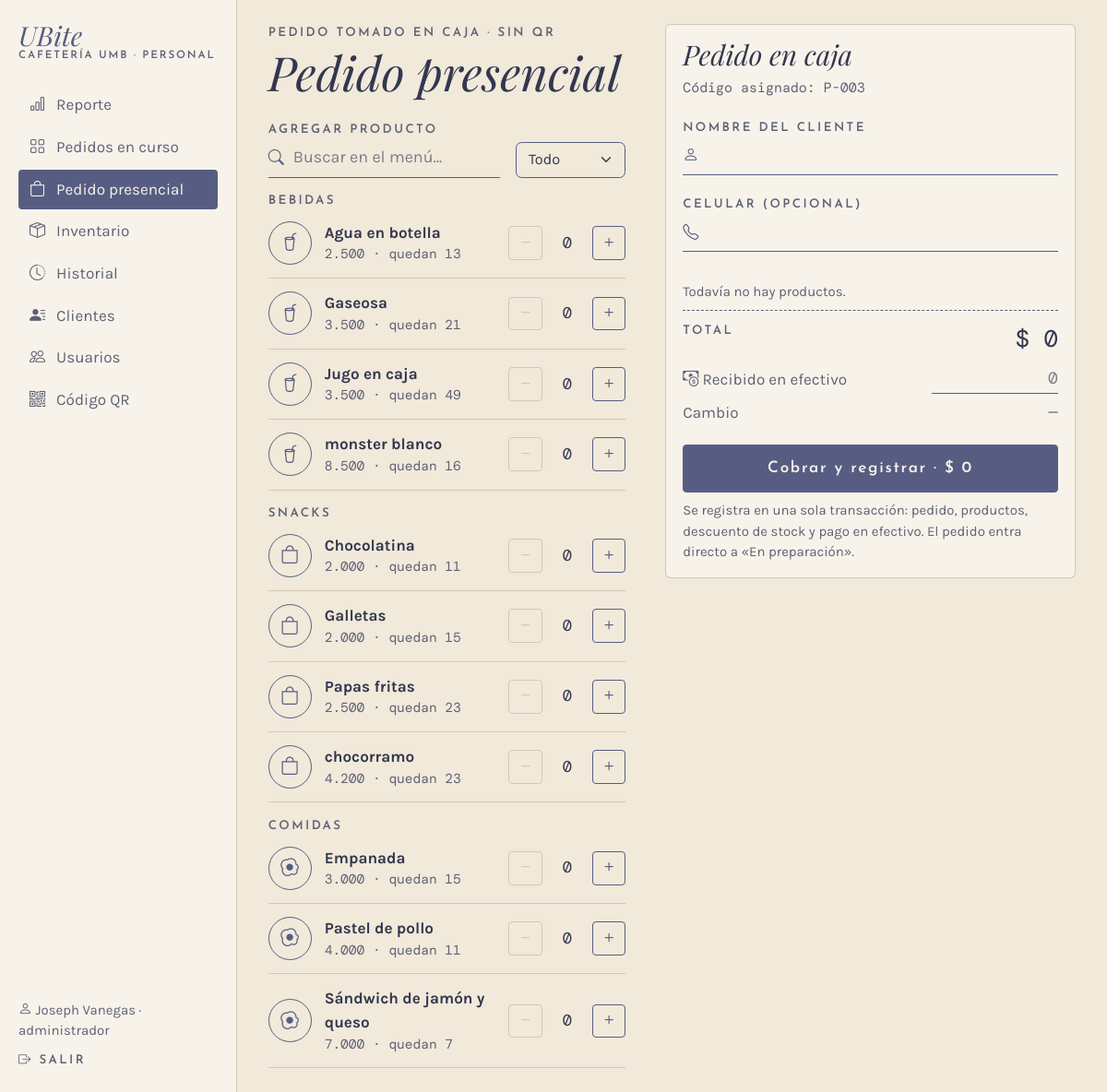
The app's page /caja/presencial (signed in) with its own data.
### app/models.py (models this page shows, shortened)
class Usuario(UserMixin, db.Model):
    __tablename__ = "usuario"
    __table_args__ = (
        db.CheckConstraint("rol IN ('cajero', 'administrador')", name="ck_usuario_rol"),
    )
    id_usuario = db.Column(db.Integer, primary_key=True, autoincrement=True)
    nombre = db.Column(db.Text, nullable=False)
    rol = db.Column(db.Text, nullable=False)
    username = db.Column(db.Text, nullable=False, unique=True)
    password_hash = db.Column(db.Text, nullable=False)
    activo = db.Column(db.Boolean, nullable=False, default=True)
    @property
    def is_active(self):
        return bool(self.activo)

class Categoria(db.Model):
    __tablename__ = "categoria"
    id_categoria = db.Column(db.Integer, primary_key=True, autoincrement=True)
    nombre = db.Column(db.Text, nullable=False, unique=True)
    productos = db.relationship("Producto", back_populates="categoria", lazy=True)

class Producto(db.Model):
    __tablename__ = "producto"
    __table_args__ = (
        db.CheckConstraint("precio > 0", name="ck_producto_precio"),
        db.CheckConstraint("stock_actual >= 0", name="ck_producto_stock"),
        db.CheckConstraint("stock_minimo >= 0", name="ck_producto_minimo"),
    )
    id_producto = db.Column(db.Integer, primary_key=True, autoincrement=True)
    nombre = db.Column(db.Text, nullable=False)
    descripcion = db.Column(db.Text)
    precio = db.Column(db.Float, nullable=False)
    stock_actual = db.Column(db.Integer, nullable=False, default=0)
    stock_minimo = db.Column(db.Integer, nullable=False, default=0)
    activo = db.Column(db.Boolean, nullable=False, default=True)
    id_categoria = db.Column(db.Integer, db.ForeignKey("categoria.id_categoria"), nullable=False)
    categoria = db.relationship("Categoria", back_populates="productos")

### app/routes/caja.py (the view, shortened to what this page needs)
@bp.route("/presencial", methods=["GET", "POST"])
@rol_requerido(*PERSONAL)
def presencial():
    menu = servicios.menu_por_categoria()
    codigo = servicios.siguiente_codigo("presencial")
    if request.method == "GET":
        return render_template("caja/presencial.html", menu=menu, form={}, codigo=codigo)

### app/__init__.py (called while the page is built)
def pesos(valor):
    return f"{valor:,.0f}".replace(",", ".")

@login_manager.user_loader
def cargar_usuario(id_usuario):
    from .models import Usuario
    u = db.session.get(Usuario, int(id_usuario))
    return u if u is not None and u.activo else None

### app/database.py (called while the page is built)
@event.listens_for(Engine, "begin")
def _iniciar(conexion):
    conexion.exec_driver_sql("BEGIN IMMEDIATE" if _escritura.get() else "BEGIN")

### app/routes/__init__.py (called while the page is built)
def rol_requerido(*roles):
    def decorador(vista):
        @wraps(vista)
        @login_required
        def envoltura(*args, **kwargs):
            if current_user.rol not in roles:
                abort(403)
            return vista(*args, **kwargs)
        return envoltura
    return decorador

def datos_menu():
    if not current_user.is_authenticated:
        return {}
    from flask import request
    admin = current_user.rol == "administrador"
    seccion = request.endpoint
    if seccion and seccion.startswith("inventario."):
        seccion = "inventario.lista"
    elif seccion in ("admin.usuario", "admin.nuevo_usuario", "admin.editar_usuario", "admin.eliminar_usuario"):
        seccion = "admin.usuarios"
    return {"es_admin": admin, "seccion": seccion,
            "menu_personal": MENU_ADMIN if admin else MENU_CAJERO,
            "menu_inferior": INFERIOR_ADMIN if admin else INFERIOR_CAJERO}

### app/routes/cliente.py (called while the page is built)
@bp.app_context_processor
def datos_carrito():
    carrito = session.get("carrito", {})
    return {"unidades_carrito": sum(carrito.values())}

### app/servicios.py (called while the page is built)
def menu_por_categoria():
    productos = (Producto.query.filter_by(activo=True)
                 .order_by(Producto.id_categoria, Producto.nombre).all())
    menu = {}
    for p in productos:
        menu.setdefault(p.categoria.nombre, []).append(p)
    return menu

def siguiente_codigo(origen):
    letra = "P" if origen == "presencial" else "A"
    codigos = db.session.scalars(
        db.select(Pedido.codigo).where(Pedido.codigo.like(f"{letra}-%"))).all()
    numeros = [int(c[2:]) for c in codigos if c[2:].isdigit()]
    return f"{letra}-{max(numeros, default=0) + 1:03d}"

### app/templates/caja/presencial.html (shortened to what this page needs)
{% extends "caja/_base.html" %}
{% set titulo_barra = "Pedido presencial" %}
{% set iconos = {"Bebidas": "bi-cup-straw", "Snacks": "bi-bag", "Comidas": "bi-egg-fried"} %}
{% block panel %}
<form method="post" class="presencial" id="presencial">
  <div class="zona-titulo">
    <p class="etiqueta mb-1">Pedido tomado en caja · sin QR</p>
    <h1 class="titulo display-5 mb-0 d-none d-lg-block">Pedido presencial</h1>
  </div>
  <div class="zona-productos">
    <label class="etiqueta" for="buscar">Agregar producto</label>
    <div class="d-flex gap-3 align-items-end mb-2">
      <div class="campo-icono flex-fill"><i class="bi bi-search"></i>
        <input class="form-control linea-campo" id="buscar" placeholder="Buscar en el menú…" autocomplete="off">
      </div>
      <select class="form-select selector-categoria" id="categoria" aria-label="Categoría">
        <option value="">Todo</option>
      </select>
    </div>
    {% for categoria, productos in menu.items() %}
    <section class="categoria" data-categoria="{{ categoria }}">
      <h2 class="etiqueta mt-3 mb-0">{{ categoria }}</h2>
      {% for p in productos %}
      <div class="fila-menu {% if p.stock_actual == 0 %}agotado{% endif %}" data-nombre="{{ p.nombre|lower }}">
        <span class="icono d-none d-sm-flex"><i class="bi {{ iconos.get(categoria, 'bi-basket') }}"></i></span>
        <div class="info">
          <div class="fw-bold">{{ p.nombre }}</div>
          <div class="detalle mono">{{ p.precio|pesos }} · {% if p.stock_actual %}quedan {{ p.stock_actual }}{% else %}agotado{% endif %}</div>
        </div>
        <div class="contador stepper" data-precio="{{ p.precio }}" data-nombre="{{ p.nombre }}">
          <button type="button" class="btn-mas menos" aria-label="Quitar {{ p.nombre }}"><i class="bi bi-dash"></i></button>
          <input class="cant-input mono" type="number" name="cant_{{ p.id_producto }}" min="0" max="{{ p.stock_actual }}"
                 value="{{ form.get('cant_' ~ p.id_producto, 0) }}" aria-label="Cantidad de {{ p.nombre }}">
          <button type="button" class="btn-mas mas" aria-label="Agregar {{ p.nombre }}"><i class="bi bi-plus"></i></button>
        </div>
      </div>
      {% endfor %}
    </section>
    {% endfor %}
  </div>
  <aside class="zona-pedido">
  <div class="zona-datos tarjeta">
    <h2 class="titulo fs-3 d-none d-lg-block">Pedido en caja</h2>
    <p class="mono small suave">Código asignado: {{ codigo }}</p>
    <label class="etiqueta" for="nombre">Nombre del cliente</label>
    <div class="campo-icono mb-3"><i class="bi bi-person"></i>
      <input class="form-control linea-campo" id="nombre" name="nombre" maxlength="60" value="{{ form.get('nombre', '') }}" required>
    </div>
    <label class="etiqueta" for="telefono">Celular (opcional)</label>
    <div class="campo-icono"><i class="bi bi-telephone"></i>
      <input class="form-control linea-campo" id="telefono" name="telefono" inputmode="numeric" maxlength="13" value="{{ form.get('telefono', '') }}">
    </div>
  </div>
  <div class="zona-resumen tarjeta lineas-total" id="resumen">
    <div id="lineas"><p class="small suave mb-0">Todavía no hay productos.</p></div>
    <div class="fila total"><span class="etiqueta">Total</span><span class="mono fs-4">$ <span id="total">0</span></span></div>
    <div class="fila align-items-center">
      <label class="suave" for="recibido"><i class="bi bi-cash-coin"></i> Recibido en efectivo</label>
      <input class="form-control linea-campo mono text-end recibido" id="recibido" inputmode="numeric" placeholder="0">
    </div>
    <div class="fila suave"><span>Cambio</span><span class="mono" id="cambio">0</span></div>
    <button class="btn btn-ubite w-100 mt-3" type="submit" id="cobrar">Cobrar y registrar · $ <span id="total-boton">0</span></button>
    <p class="small suave mt-2 mb-0">Se registra en una sola transacción: pedido, productos, descuento de stock y pago en efectivo. El pedido entra directo a «En preparación».</p>
  </div>
  </aside>
</form>
{% endblock %}

### app/templates/caja/_base.html (shortened to what this page needs)
{% extends "base.html" %}
{% block clase_main %}{{ 'con-lateral' if es_admin }} container-xl py-4 con-barra-inferior{% endblock %}
{% block encabezado %}
{% if es_admin %}
<aside class="lateral d-none d-lg-flex">
  <a class="marca mb-4" href="{{ url_for('admin.reporte') }}"><span class="nombre">UBite</span><span class="sub">Cafetería UMB · Personal</span></a>
  <nav>
    {% for ruta, texto, icono in menu_personal %}
    <a href="{{ url_for(ruta) }}" class="{{ 'activo' if seccion == ruta }}"><i class="bi {{ icono }}"></i>{{ texto }}</a>
    {% endfor %}
  </nav>
  <div class="mt-auto pt-4 small">
    <div class="suave mb-2"><i class="bi bi-person"></i> {{ current_user.nombre }} · {{ current_user.rol }}</div>
    <a href="{{ url_for('auth.salir') }}" class="etiqueta text-decoration-none"><i class="bi bi-box-arrow-right"></i> Salir</a>
  </div>
</aside>
{% endif %}
{% endblock %}
{% block contenido %}
{% block panel %}{% endblock %}
{% endblock %}

### records on screen
Usuario: nombre "Joseph Vanegas", rol "administrador"
Categoria: nombre "BEBIDAS"
Producto: nombre "Agua en botella", precio|pesos "2.500", stock_actual "13", get "0"
Producto: nombre "Gaseosa", precio|pesos "3.500", stock_actual "21", get "0"
Producto: nombre "Jugo en caja", precio|pesos "3.500", stock_actual "49", get "0"
Producto: nombre "monster blanco", precio|pesos "8.500", stock_actual "16", get "0"
Categoria: nombre "SNACKS"
Producto: nombre "Chocolatina", precio|pesos "2.000", stock_actual "11", get "0"
Producto: nombre "Galletas", precio|pesos "2.000", stock_actual "15", get "0"
Producto: nombre "Papas fritas", precio|pesos "2.500", stock_actual "23", get "0"
Producto: nombre "chocorramo", precio|pesos "4.200", stock_actual "23", get "0"
Categoria: nombre "COMIDAS"
Producto: nombre "Empanada", precio|pesos "3.000", stock_actual "15", get "0"
Producto: nombre "Pastel de pollo", precio|pesos "4.000", stock_actual "11", get "0"
Producto: nombre "Sándwich de jamón y queso", precio|pesos "7.000", stock_actual "7", get "0"

### other values on screen
{{ texto }} "Reporte" "Pedidos en curso" "Pedido presencial" "Inventario" "Historial" "Clientes" "Usuarios" "Código QR"
{{ codigo }} "P-003"
